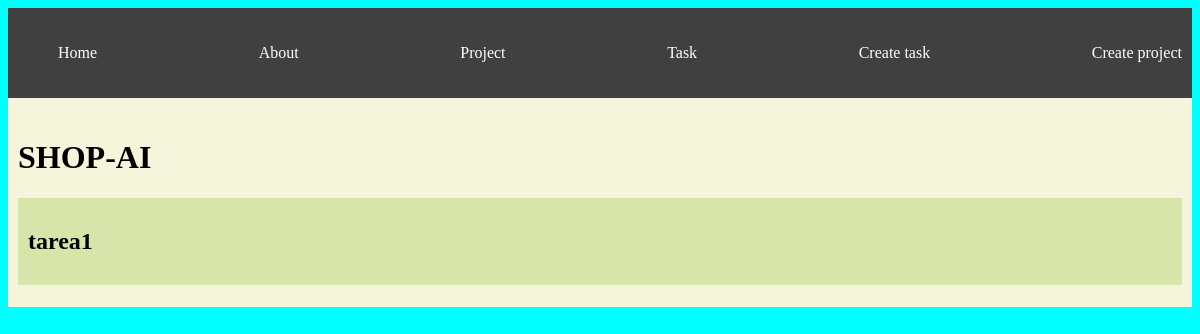
Before: /projects/2 with the older database file.
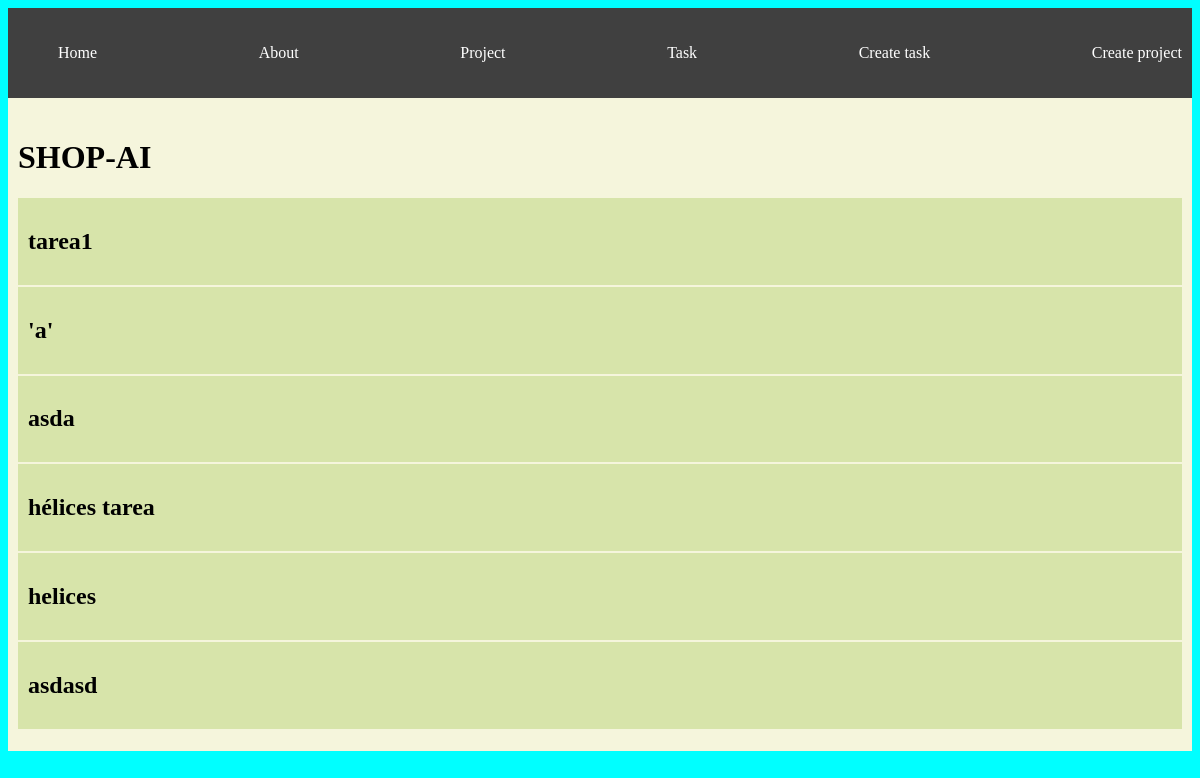
After: the same page with the newer database file.
### myapp/models.py (models this page shows, shortened)
class Task(models.Model):
    title = models.CharField(max_length=200)
    description = models.TextField()
    project = models.ForeignKey(Project, on_delete=models.CASCADE)
    done = models.BooleanField(default=False)

### myapp/views.py (the view)
# urls.py: path('projects/<int:id>', views.project_detail, name="project_detail"),
def project_detail(request, id):
    project = get_object_or_404(Project,id=id)
    task=Task.objects.filter(project_id=id)
    return render(request, 'projects/detail.html',{
        'project': project,
        'tasks': task,
    })

### myapp/models.py (called while the page is built)
    def __str__(self) -> str:
        return self.name

### myapp/templates/projects/detail.html
{% extends 'layouts/base.html' %}
{% block content %}
<h1> {{project}}</h1>
{% for i in tasks %}
<div class="card">
    <h2>
        {{i.title}}
    </h2>
</div>
{% endfor %}
{% endblock %}

Changed rows visible on the page:
added Task: title "'a'"
added Task: title "asda"
added Task: title "hélices tarea"
added Task: title "helices"
added Task: title "asdasd"
